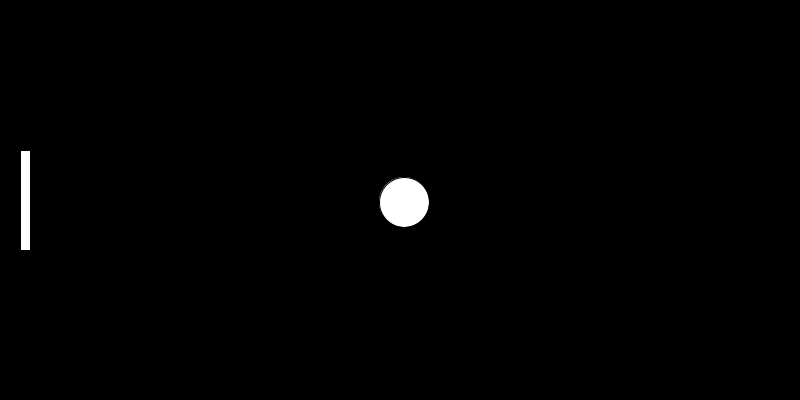
Frame 1 (no input)
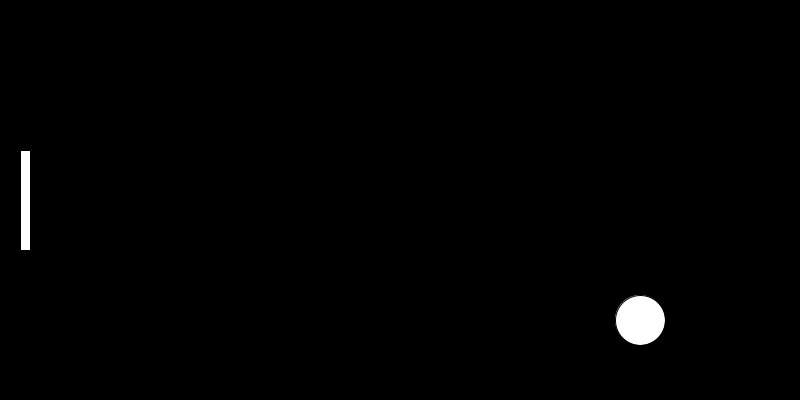
Frame 60 (the mouse pressed at the canvas centre just before this capture)
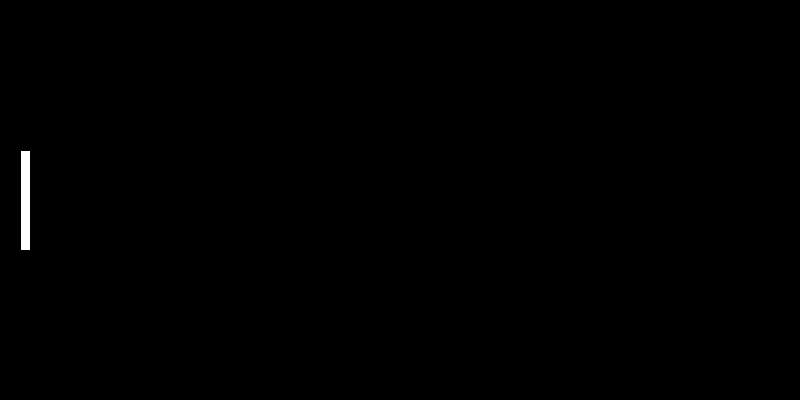
Frame 120 (the mouse held since frame 60 and released just before this capture)

The Processing sketch that drew these frames (run headless with seeded random() and noise(); from frame 60 on, the mouse is pressed at the canvas centre):

// Processing sketch: Einstieg_Programmstruktur
// ── Einstieg_Programmstruktur.pde
float ballX;
float ballY;
float playerY;
int scoreP1;


void setup() {
  size(800,400);
  ballX = width/2;
  ballY = height/2;
  playerY = height/2-50;
  scoreP1 = 0;
}

void draw() {
  ballX = ballX + 4;
  ballY = ballY + 2;
  background(0);
  circle(ballX, ballY, 50);
  rect(20, playerY, 10, 100);
}
